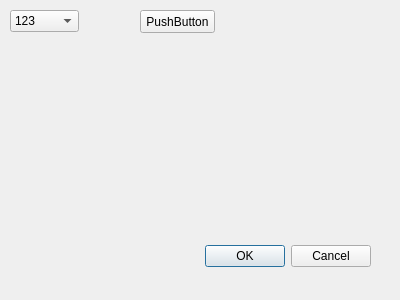
<?xml version="1.0" encoding="UTF-8"?>
<ui version="4.0">
 <class>Dialog</class>
 <widget class="QDialog" name="Dialog">
  <property name="geometry">
   <rect>
    <x>0</x>
    <y>0</y>
    <width>400</width>
    <height>300</height>
   </rect>
  </property>
  <property name="windowTitle">
   <string>Dialog</string>
  </property>
  <widget class="QDialogButtonBox" name="buttonBox">
   <property name="geometry">
    <rect>
     <x>30</x>
     <y>240</y>
     <width>341</width>
     <height>32</height>
    </rect>
   </property>
   <property name="orientation">
    <enum>Qt::Horizontal</enum>
   </property>
   <property name="standardButtons">
    <set>QDialogButtonBox::Cancel|QDialogButtonBox::Ok</set>
   </property>
  </widget>
  <widget class="QComboBox" name="comboBox">
   <property name="geometry">
    <rect>
     <x>10</x>
     <y>10</y>
     <width>69</width>
     <height>22</height>
    </rect>
   </property>
   <item>
    <property name="text">
     <string>123</string>
    </property>
   </item>
   <item>
    <property name="text">
     <string>234</string>
    </property>
   </item>
  </widget>
  <widget class="QPushButton" name="pushButton">
   <property name="geometry">
    <rect>
     <x>140</x>
     <y>10</y>
     <width>75</width>
     <height>23</height>
    </rect>
   </property>
   <property name="text">
    <string>PushButton</string>
   </property>
  </widget>
 </widget>
 <resources/>
 <connections>
  <connection>
   <sender>buttonBox</sender>
   <signal>accepted()</signal>
   <receiver>Dialog</receiver>
   <slot>accept()</slot>
   <hints>
    <hint type="sourcelabel">
     <x>248</x>
     <y>254</y>
    </hint>
    <hint type="destinationlabel">
     <x>157</x>
     <y>274</y>
    </hint>
   </hints>
  </connection>
  <connection>
   <sender>buttonBox</sender>
   <signal>rejected()</signal>
   <receiver>Dialog</receiver>
   <slot>reject()</slot>
   <hints>
    <hint type="sourcelabel">
     <x>316</x>
     <y>260</y>
    </hint>
    <hint type="destinationlabel">
     <x>286</x>
     <y>274</y>
    </hint>
   </hints>
  </connection>
 </connections>
</ui>
